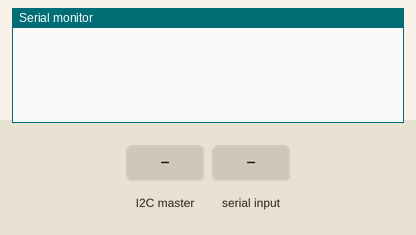
A sketch run on a simulated Arduino Uno, built with avr-gcc and run on an emulated ATmega328P. Shown: the last lines printed to the serial monitor. The inputs (shaded band) are chosen by the test bench.

Above: at 1.2 s.
1.3 s: the I2C master sends the byte 0
At 1.9 s:
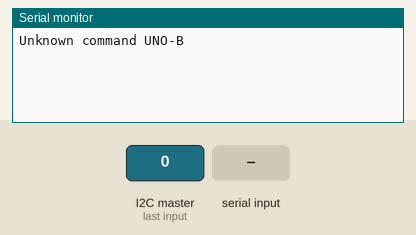
2.8 s: "setpos,1\n" received over Serial
At 3.3 s:
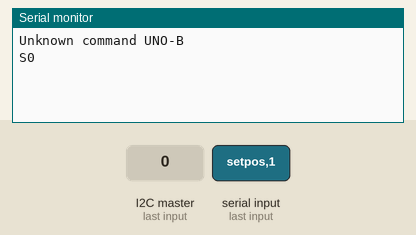
4.3 s: the I2C master sends the byte 90
At 5.4 s:
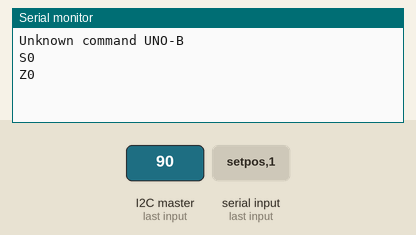
5.8 s: "status\n" received over Serial
At 6.8 s:
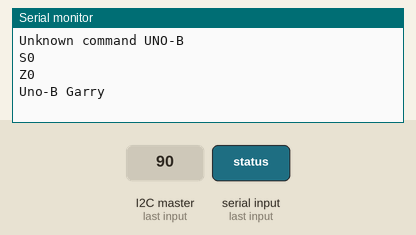
7.3 s: "pos\n" received over Serial
At 7.8 s:
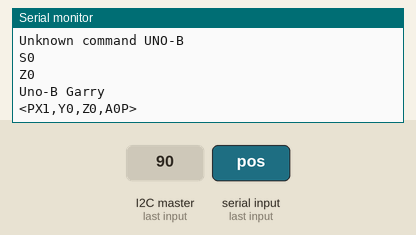

Measured:
- after the input at 1.3 s, the serial monitor: prints a new line at once (image 1)
- after the input at 2.8 s, the serial monitor: prints a new line at once (image 2)
- after the input at 4.3 s, the serial monitor: prints a new line at once (image 3)
- after the input at 5.8 s, the serial monitor: prints a new line at once (image 4)
- after the input at 7.3 s, the serial monitor: prints a new line at once (image 5)

The sketch:

Slave_UNO_B_garry.ino
```cpp
#include <Wire.h>
#include <AccelStepper.h>

// COM9 = Slave B

// TODO: Add case separators for relative and asbolute positioning

// Define stepper motor connections (adjust pin numbers based on CNC Shield wiring)
AccelStepper stepperX(AccelStepper::DRIVER, 2, 5);  // Pin 2 = step, Pin 5 = direction for X Axis
AccelStepper stepperY(AccelStepper::DRIVER, 3, 6);  // Pin 3 = step, Pin 6 = direction for Y Axis
AccelStepper stepperZ(AccelStepper::DRIVER, 4, 7);  // Pin 4 = step, Pin 7 = direction for Z Axis
AccelStepper stepperA(AccelStepper::DRIVER, 12, 13); // Pin 10 = step, Pin 11 = direction for A Axis

// const int stepPin = 3;
// const int enablePinA = 8;  // Enable pin for Stepper A
// const int enablePinB = 9;  // Enable pin for Stepper B
// const int enablePinC = 12; // Enable pin for Stepper C (Z Axis)
// const int enablePinD = 13; // Enable pin for Stepper D (A Axis)


const int SLAVE_ADDRESS = 9;  // I2C address of this slave Arduino
String testFlag = "0";

String identifier = "Uno-B Garry";
String response = "";

// Function prototypes
void receiveEvent(int howMany);
void requestEvent();

void setup() {
  Wire.begin(SLAVE_ADDRESS);  // Initialize I2C as slave
  Wire.onReceive(receiveEvent);  // Register event handler for received data
  Wire.onRequest(requestEvent);  // Register event handler for data requests
  Serial.begin(9600);

  // pinMode(stepPin, OUTPUT);
  // pinMode(enablePinA, OUTPUT);
  // pinMode(enablePinB, OUTPUT);
  // pinMode(enablePinC, OUTPUT);
  // pinMode(enablePinD, OUTPUT);

  stepperX.setMaxSpeed(5000);
  stepperX.setAcceleration(5000);
  stepperY.setMaxSpeed(5000);
  stepperY.setAcceleration(5000);
  stepperZ.setMaxSpeed(5000);
  stepperZ.setAcceleration(5000);
  stepperA.setMaxSpeed(5000);
  stepperA.setAcceleration(5000);
}

void loop() {
  stepperX.run();
  stepperY.run();
  stepperZ.run();
  stepperA.run();
  if (Serial.available() > 0) {
    // Read the command until a newline character is encountered
    String command = Serial.readStringUntil('\n');
    command.trim();  // Removes any leading/trailing whitespace or newline characters
    if (command.length() == 0) {  // Check if the string is empty
      // If an empty string is received, skip the rest of the loop
      return;  // Skip the rest of this iteration of loop()
    } else if (command == "status") {
      Serial.println(identifier);
    }
    else {
      processCommand(command);
    }
    // Main loop does nothing, all work done in event handlers
  }
}

// void scanAndRead() {
//       int index = 0;
//       int totalSteps = 20;
//       int stepIncrement = 2;
//       int pos = 0;

//     // Loop through each step position
//     // for (int pos = 0; pos <= totalSteps; pos += stepIncrement) {
//     while (index <= totalSteps) {
//         stepperX.move(stepIncrement); // Move motor
//         delay(1); // Wait for motor to stabilize

//         int analogValue = analogRead(ANALOG_PIN); // Read analog input

//         // Store the data
//         stepPosition[index] = pos;
//         analogValues[index] = analogValue;
//         index++;
//         pos++;
//     }
// }

void receiveEvent(int howMany) {
  String command = "";
  while (Wire.available()) {
    char c = Wire.read();
    command += c;
  }

  // Process the command here
  // (You can add more complex command processing logic if needed)
  if (command == "test") {
    testFlag = "2";
    response = "Test mode activated";
  }
  else {
    processCommand(command);
  }
  // else if (command.startsWith("scang1")) {
  //   String steps = command.substring(6);
  // }

  // else if (command == "calscan") {

  // }

}

int findNextAxisIndex(const String &command, int startIndex, const char *axes) {
  int nextIndex = command.length(); // Default to the end of the string
  for (int i = 0; axes[i] != '\0'; i++) {
    int tempIndex = command.indexOf(axes[i], startIndex);
    if (tempIndex != -1 && tempIndex < nextIndex) {
      nextIndex = tempIndex;
    }
  }
  return nextIndex;
}

String processStepCommand(String command) {
  // Initialize response string
  String response = "";

  // Parse commands for each axis
  int xPos = 0, yPos = 0, zPos = 0, aPos = 0;
  bool xMove = false, yMove = false, zMove = false, aMove = false;

  // List of valid axis identifiers
  const char *axes = "XYZA";

  // Find and process X-axis command
  int xIndex = command.indexOf('X');
  if (xIndex != -1) {
    int nextIndex = findNextAxisIndex(command, xIndex + 1, axes);
    xPos = command.substring(xIndex + 1, nextIndex).toInt();
    if (xPos != 0) {
      xMove = true;
    }
    response += "X" + String(xPos) + " ";
  }

  // Find and process Y-axis command
  int yIndex = command.indexOf('Y');
  if (yIndex != -1) {
    int nextIndex = findNextAxisIndex(command, yIndex + 1, axes);
    yPos = command.substring(yIndex + 1, nextIndex).toInt();
    if (yPos != 0) {
      yMove = true;
    }
    response += "Y" + String(yPos) + " ";
  }

  // Find and process Z-axis command
  int zIndex = command.indexOf('Z');
  if (zIndex != -1) {
    int nextIndex = findNextAxisIndex(command, zIndex + 1, axes);
    zPos = command.substring(zIndex + 1, nextIndex).toInt();
    if (zPos != 0) {
      zMove = true;
    }
    response += "Z" + String(zPos) + " ";
  }

  // Find and process A-axis command
  int aIndex = command.indexOf('A');
  if (aIndex != -1) {
    int nextIndex = findNextAxisIndex(command, aIndex + 1, axes);
    aPos = command.substring(aIndex + 1, nextIndex).toInt();
    if (aPos != 0) {
      aMove = true;
    }
    response += "A" + String(aPos) + " ";
  }

  // Move the stepper motors based on the parsed commands
  if (xMove) stepperX.move(xPos);
  if (yMove) stepperY.move(yPos);
  if (zMove) stepperZ.move(zPos);
  if (aMove) stepperA.move(aPos);

  // Print the response
  if (response == "") {
    response = "Unknown command UNO-B";
  }
  return response;
}

// void backlashCorrection() {
//   waitForMotorsInternal();
//   // remove backlash back
//   if (xMove) stepperX.move(-20);
//   if (yMove) stepperY.move(-20);
//   if (zMove) stepperZ.move(-20);
//   if (aMove) stepperA.move(-20);

//   waitForMotorsInternal();
//   // remove backlash forwards
//   if (xMove) stepperX.move(20);
//   if (yMove) stepperY.move(20);
//   if (zMove) stepperZ.move(20);
//   if (aMove) stepperA.move(20);
// }

void waitForMotorsInternal() {
  while (true) {
    if (stepperX.isRunning() == true) {
      continue;
    }
    else if (stepperY.isRunning() == true) {
      continue;
    }
    else if (stepperZ.isRunning() == true) {
      continue;
    }
    else if (stepperA.isRunning() == true) {
      continue;
    }
    return;
  }
}


void processCommand(String command) {

  if (command == "isrun") {
    if (stepperX.isRunning() == true) {
      response = "R1";
    }
    else if (stepperY.isRunning() == true) {
      response = "R1";
    }
    else if (stepperZ.isRunning() == true) {
      response = "R1";
    }
    else if (stepperA.isRunning() == true) {
      response = "R1";
    }

    else {
      response = "S0";
    }
  }
  else if (command.startsWith("setpos")) {
    String newPositions = command.substring(6);
    char str[newPositions.length() + 1];
    newPositions.toCharArray(str, newPositions.length() + 1);

    int pos1, pos2, pos3, pos4;

    // Pointer to hold each part after splitting
    char *token;

    // Split the string by ',' and process each token
    // Split the string by ',' and process each token
    token = strtok(str, ",");
    if (token != NULL) pos1 = atoi(token); // Assign first value to pos1
    token = strtok(NULL, ",");
    if (token != NULL) pos2 = atoi(token); // Assign second value to pos2
    token = strtok(NULL, ",");
    if (token != NULL) pos3 = atoi(token); // Assign third value to pos3
    token = strtok(NULL, ",");
    if (token != NULL) pos4 = atoi(token); // Assign fourth value to pos4
    // response = token;
    //Serial.println("newPosition");

    stepperX.setCurrentPosition(pos1);
    stepperY.setCurrentPosition(pos2);
    stepperZ.setCurrentPosition(pos3);
    stepperA.setCurrentPosition(pos4);

    response = "S0";
  }
  else if (command == "status") {
    response = identifier;
  }
  else if (command == "pos") {
    String currentPosition = ("<PX"+String(stepperX.currentPosition())+",Y"+String(stepperY.currentPosition())+",Z"+String(stepperZ.currentPosition())+",A"+String(stepperA.currentPosition())+"P>");
    response = currentPosition;
  }
  else {
    response = processStepCommand(command);
  }
  Serial.println(response);
  // For this example, we just print the received command
  // You can set a flag or take some action based on the command
}

void requestEvent() {
  // Send the response set in receiveEvent
  String tosend = response+"\n";
  Wire.write(tosend.c_str());
}
```
